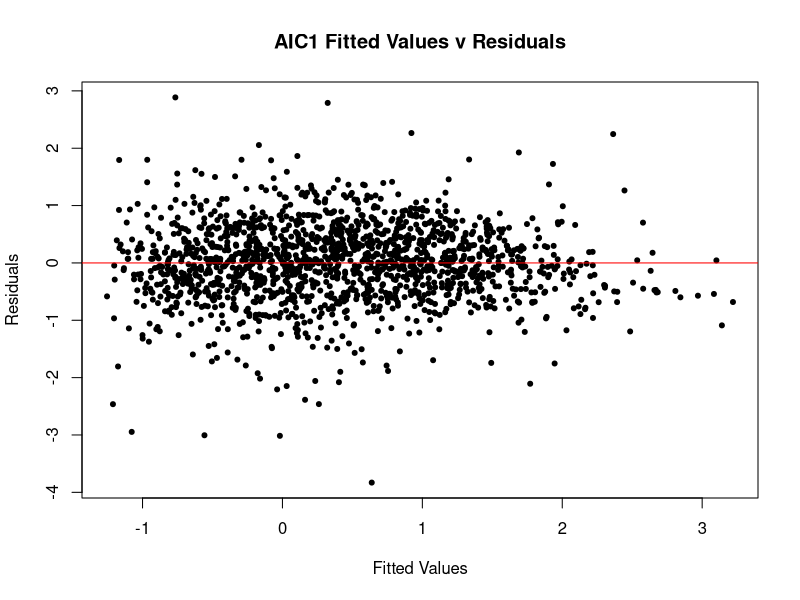
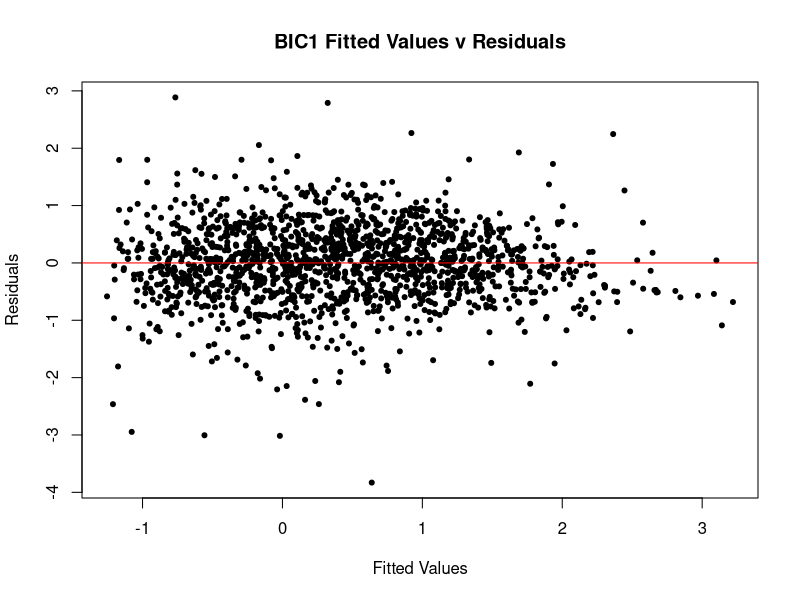
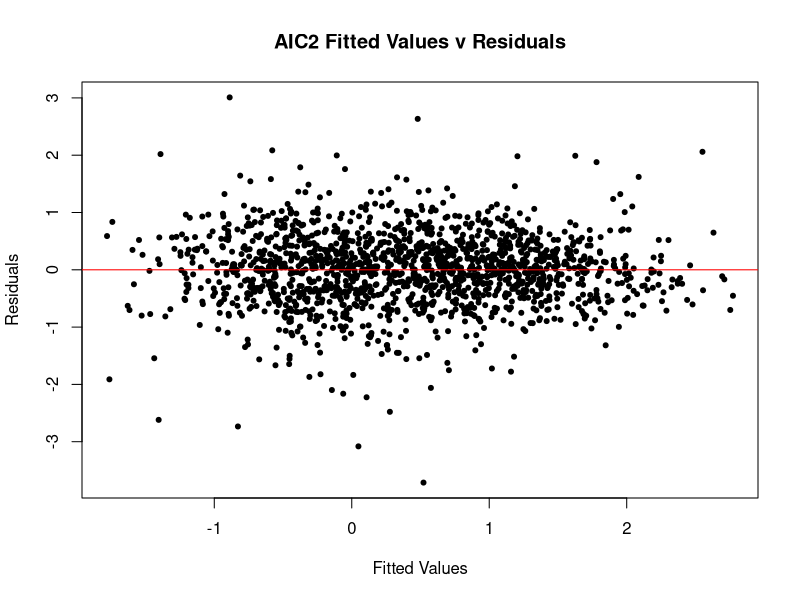
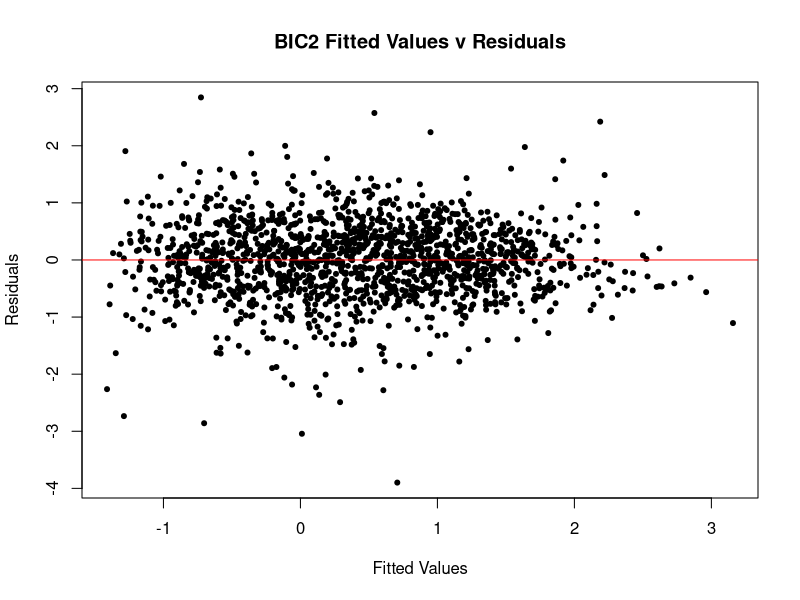
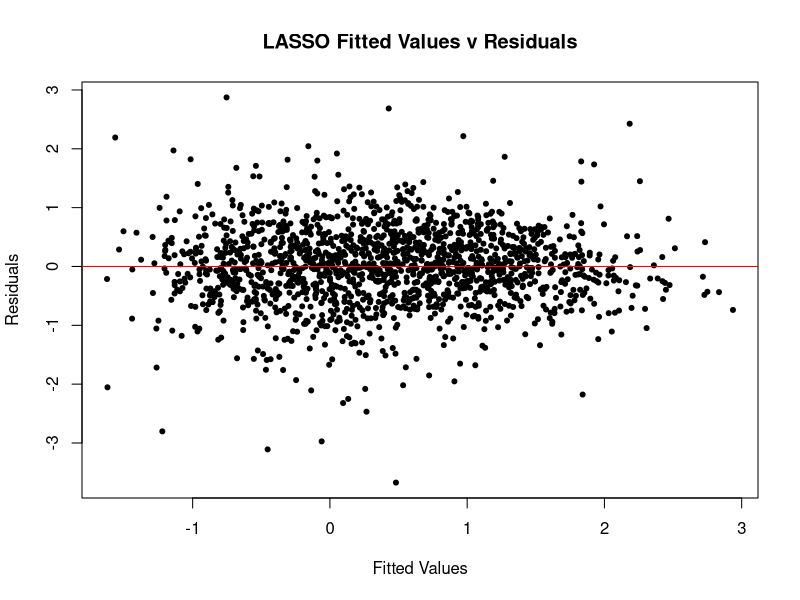

Here is the R script that generated these plots, in order:
# 41100 PS6

setwd("/Users/ben/dropbox/Chicago Booth/41100 Regressions/Homework 6")

##################### Question 1 ###########################
# 1 Community Crime
# The file CommunityCrime.csv has violent crime rates for 1994 communities across the US and 25
# descriptive variables. Our goal is to find a good-performing parsimonious model to predict the 
# log crime rate. The demographic variables include:

# • householdsize: mean people per household
# • PctUnemployed: % of people 16 and over unemployed
# • PctFam2Par: % of families (w/ kids) having two parents • PctRecentImmig: % immigrated within 
# 3 years
# • PctHousOccup: % of housing occupied
# • RentMedian: rental housing – median rent
# • PctUsePubTrans: % of people who use public transit

# The rest of the 25 variables are similar, and can be interpreted from their names in the data.

# First split the data into training and testing samples (size and sampling scheme is up to you).

# Import data
crime.0 <- read.csv("CommunityCrime.csv")

# Add a variable for the log of the Violent Crime Rate
crime.0$LogViolentCR <- log(crime.0$ViolentCR)

# Drop the community name and non-logged ViolentCR variables
crime.1 <- crime.0[,c(-1,-2)]

# Set seed so the results are replicable 
set.seed(9)

# Select a random sample of rows
samples <- sort(sample.int(nrow(crime.1), 0.80*nrow(crime.1)))

# Subset the data into training and test datasets.
crime.train <- crime.1[samples,] 
crime.test <- crime.1[-samples,]

# (a) Using the training data, build a model for log crime rate by using forward stepwise selection 
# guided by both AIC and BIC to search through all main effects.

# Create a null model with no independent variables
null <- lm(LogViolentCR ~ 1, data=crime.train)

# Create a full model with all the main effects. 
full <- lm(LogViolentCR ~ ., data=crime.train)

# Create a model using forward stepwise selection
crime.reg.AIC1 <- step(null, scope=formula(full), direction="forward", k=2)
crime.reg.BIC1 <- step(null, scope=formula(full), direction="forward", k=log(nrow(crime.train)))

summary(crime.reg.AIC1)
summary(crime.reg.BIC1)


# (b) Redo (a) allowing for all possible interactions. What has changed?

# Create a full model with all the main effects and interactions
full2 <- lm(LogViolentCR ~ . + .^2, data=crime.train)

# Create a model using forward stepwise selection
crime.reg.AIC2 <- step(null, scope=formula(full2), direction="forward", k=2)
crime.reg.BIC2 <- step(null, scope=formula(full2), direction="forward", k=log(nrow(crime.train)))

summary(crime.reg.AIC2)
summary(crime.reg.BIC2)


# (c) Still within the training data, use the LASSO to select a model from all main effects and
# interactions.

# install.packages("glmnet") #just run this once (on each computer)
library(glmnet)

# Create a dataset without the independent variable.
# Use the full data, rather than training.  We will select the training data later
crime.2 <- crime.1[,c(-26)]

# The model.matrix command creates a matrix of all possible interactions.
# Run model.matrix on the dataset without the independent varaible.
X <- model.matrix(~.^2, crime.2) 

# Remove the interctpt from the matrix. The cv.glmnet command will create an intercept later.
X <- X[,-1]

# Use cv.glmnet to run the LASSO. Only run it on the training data.
cvfit.lasso <- cv.glmnet(x = X[samples,], y = crime.train$LogViolentCR, family="gaussian", alpha=1, standardize=FALSE)

# Extract the Beta coefficients from the LASSO results.
# Two options for the "s" paramater are lambda.1se" and "lambda.min."
betas.lasso.1se <- coef(cvfit.lasso, s = "lambda.1se")

# Get the column numbers of the non-zero beta coefficients.
# Again, EXCLUDE the intercept. We just want the dependent variables. lm() will add an intercept later.
# The code [2:length(betas.lasso.1se)] excludes the intercept because the intercept is the first element of betas.lasso.1se.
model.lasso.1se <- which(betas.lasso.1se[2:length(betas.lasso.1se)]!=0)

# Create a data frame containing the variables selected by LASSO plus the independent variable.
# Note this is an extra step relative to the lecture code.
# This approach lets us calculate MSE later.
lasso.data.1se <- data.frame(crime.1$LogViolentCR, X[,model.lasso.1se])

# Rename the indendent variable
names(lasso.data.1se)[1] <- "LogViolentCR"

# Run a normal regression using the dataset that contains only the LASSO variables.
# Only use the training data rows for the regression.
crime.reg.lasso.1se <- lm(LogViolentCR ~ ., data=lasso.data.1se[samples,])

summary(crime.reg.lasso.1se)


# (d) Compute the BIC-based model probabilities for all the models found thus far, and the 
# model which includes all main effects. Plot the fit for each model against the true value of 
# log crime rate.

# Put the BIC values for all the regressions into a vector
# The syntax c(A=1,B=2) will return a list of named numbers (i.e. 1 is named A, 2 is named B)

BIC <- c(crime.reg.AIC1=extractAIC(crime.reg.AIC1, k=log(nrow(crime.train)))[2],
         crime.reg.BIC1=extractAIC(crime.reg.BIC1, k=log(nrow(crime.train)))[2],
         crime.reg.AIC2=extractAIC(crime.reg.AIC2, k=log(nrow(crime.train)))[2],
         crime.reg.BIC2=extractAIC(crime.reg.BIC2, k=log(nrow(crime.train)))[2],
         crime.reg.lasso.1se=extractAIC(crime.reg.lasso.1se, k=log(nrow(crime.train)))[2])
BIC

# Apply the formula e^((-1/2)*BIC) to each element of the array. 
eBIC <- exp(-0.5*(BIC-min(BIC)))

# Calculate the probabliliy by dividing each eBIC by the sum of all eBIC values
probs <- eBIC/sum(eBIC)
round(probs, 5)

# BIC says the regression from BIC forward stepwise selection has a 99% change of being right

# Plot the fitted values against the residuals
plot(crime.reg.AIC1$fitted.values, crime.reg.AIC1$residuals, main="AIC1 Fitted Values v Residuals",
     xlab="Fitted Values", ylab = "Residuals", pch=20)
abline(h=0, col = "red")

plot(crime.reg.BIC1$fitted.values, crime.reg.BIC1$residuals, main="BIC1 Fitted Values v Residuals",
     xlab="Fitted Values", ylab = "Residuals", pch=20)
abline(h=0, col = "red")

plot(crime.reg.AIC2$fitted.values, crime.reg.AIC2$residuals, main="AIC2 Fitted Values v Residuals",
     xlab="Fitted Values", ylab = "Residuals", pch=20)
abline(h=0, col = "red")

plot(crime.reg.BIC2$fitted.values, crime.reg.BIC2$residuals, main="BIC2 Fitted Values v Residuals",
     xlab="Fitted Values", ylab = "Residuals", pch=20)
abline(h=0, col = "red")

plot(crime.reg.lasso.1se$fitted.values, crime.reg.lasso.1se$residuals, main="LASSO Fitted Values v Residuals",
     xlab="Fitted Values", ylab = "Residuals", pch=20)
abline(h=0, col = "red")


# (e) Use the test data to compare out-of-sample MSE performance. Compare your results with what 
# you found in (d).

# Calculate errors using the predict function and the test data
crime.error.AIC1 <- predict(crime.reg.AIC1, newdata=crime.test)-crime.test$LogViolentCR
crime.error.BIC1 <- predict(crime.reg.BIC1, newdata=crime.test)-crime.test$LogViolentCR
crime.error.AIC2 <- predict(crime.reg.AIC2, newdata=crime.test)-crime.test$LogViolentCR
crime.error.BIC2 <- predict(crime.reg.BIC2, newdata=crime.test)-crime.test$LogViolentCR
crime.error.lasso.1se <- predict(crime.reg.lasso.1se, newdata=lasso.data.1se[-samples,])-crime.test$LogViolentCR

#comparing the errors
MSE <- c(crime.mse.AIC1=mean(crime.error.AIC1^2), crime.mse.BIC1=mean(crime.error.BIC1^2), 
  crime.mse.AIC2=mean(crime.error.AIC2^2), crime.mse.BIC2=mean(crime.error.BIC2^2), 
  crime.mse.lasso.1se=mean(crime.error.lasso.1se^2))

round(MSE, 5)

# The regression using AIC on interactions has the lowest MSE.

# (f) Use cv.glmnet to fit Ridge regression on all main effects and interactions. Compute the 
# out- of-sample MSE and compare to (e). (You may want to consult ?predict.cv.glmnet.)

# Use cv.glmnet with alpha = 0 for ridge regression
cvfit.ridge <- cv.glmnet(x = X[samples,], y = crime.train$LogViolentCR, family="gaussian", alpha=0, standardize=FALSE)

# Calculate errors using the predict function and the test data
crime.error.ridge.1se <- predict(cvfit.ridge, newx = X[-samples,], s = "lambda.1se") - crime.test$LogViolentCR

#comparing the errors
MSE <- c(crime.mse.AIC1=mean(crime.error.AIC1^2), crime.mse.BIC1=mean(crime.error.BIC1^2), 
         crime.mse.AIC2=mean(crime.error.AIC2^2), crime.mse.BIC2=mean(crime.error.BIC2^2), 
         crime.mse.lasso.1se=mean(crime.error.lasso.1se^2), 
         crime.mse.ridge.1se=mean(crime.error.ridge.1se^2))

round(MSE, 5)

# AIC with interactions still wins.